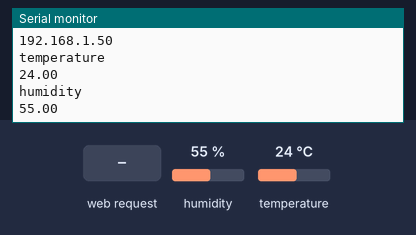
Bench run of a sketch on a simulated ESP8266 (NodeMCU). On the bench: the last lines printed to the serial monitor. Inputs (shaded band) come from the test bench; at power-on: humidity 55 %, temperature 24 °C. WiFi joins after 1.5 s; servers stay silent unless stated.

Above: at 3.2 s.
3.3 s: HTTP request GET /temperature received
At 3.9 s:
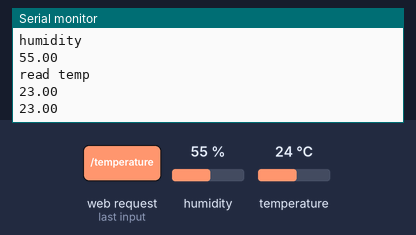
4.8 s: HTTP request GET /humidity received
At 6.3 s:
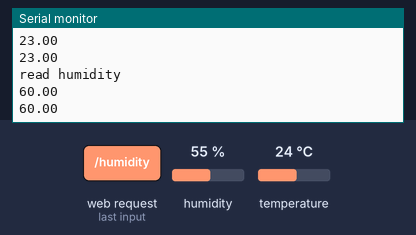
Timing chart, 0 to 7.8 s (numbered marks = the images above; inputs shaded):
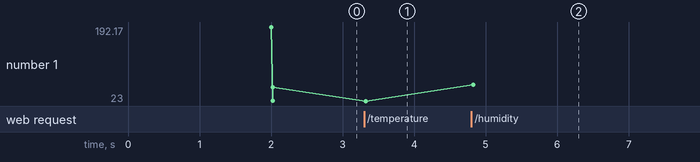

Measured:
- after the input at 3.3 s, the serial monitor: prints a new line at once (image 1)
- after the input at 4.8 s, the serial monitor: prints a new line at once (image 2)
- plotted number 1: 55 → 23 after the input at 3.3 s, 23 → 60 after the input at 4.8 s

The sketch:

dht-webserver.ino
```cpp
/*********
  Rui Santos
  Complete project details at https://randomnerdtutorials.com
*********/

// Import required libraries
#include <Arduino.h>
#include <ESP8266WiFi.h>
#include <Hash.h>
#include <ESPAsyncTCP.h>
#include <ESPAsyncWebServer.h>
#include <Adafruit_Sensor.h>
#include <DHT.h>

// Replace with your network credentials
const char* ssid = "vivo 1718";
const char* password = "satusamhu";

#define DHTPIN 5     // Digital pin connected to the DHT sensor

// Uncomment the type of sensor in use:
#define DHTTYPE    DHT11     // DHT 11
//#define DHTTYPE    DHT22     // DHT 22 (AM2302)
//#define DHTTYPE    DHT21     // DHT 21 (AM2301)

DHT dht(DHTPIN, DHTTYPE);

// Create AsyncWebServer object on port 80
AsyncWebServer server(80);


String readDHTTemperature() {

  Serial.println("read temp");

  // Sensor readings may also be up to 2 seconds 'old' (its a very slow sensor)
  // Read temperature as Celsius (the default)
  //float t = dht.readTemperature();
float t = 23;
  Serial.println(t);
  // Read temperature as Fahrenheit (isFahrenheit = true)
  //float t = dht.readTemperature(true);
  // Check if any reads failed and exit early (to try again).
  if (isnan(t)) {
    Serial.println("Failed to read from DHT sensor!");
    return "--";
  }
  else {
    Serial.println(t);
    return String(t);
  }
}

String readDHTHumidity() {
  Serial.println("read humidity");
  // Sensor readings may also be up to 2 seconds 'old' (its a very slow sensor)
  //float h = dht.readHumidity();
  float h = 60;
  Serial.println(h);
  if (isnan(h)) {
    Serial.println("Failed to read from DHT sensor!");
    return "--";
  }
  else {
    Serial.println(h);
    return String(h);
  }
}

const char index_html[] PROGMEM = R"rawliteral(
<!DOCTYPE HTML><html>
<head>
  <meta name="viewport" content="width=device-width, initial-scale=1">
  <link rel="stylesheet" href="https://use.fontawesome.com/releases/v5.7.2/css/all.css" integrity="sha384-fnmOCqbTlWIlj8LyTjo7mOUStjsKC4pOpQbqyi7RrhN7udi9RwhKkMHpvLbHG9Sr" crossorigin="anonymous">
  <style>
    html {
     font-family: Arial;
     display: inline-block;
     margin: 0px auto;
     text-align: center;
    }
    h2 { font-size: 3.0rem; }
    p { font-size: 3.0rem; }
    .units { font-size: 1.2rem; }
    .dht-labels{
      font-size: 1.5rem;
      vertical-align:middle;
      padding-bottom: 15px;
    }
  </style>
</head>
<body>
  <h2>ESP8266 DHT Server</h2>
  <p>
    <i class="fas fa-thermometer-half" style="color:#059e8a;"></i>
    <span class="dht-labels">Temperature</span>
    <span id="temperature">%TEMPERATURE%</span>
    <sup class="units">&deg;C</sup>
  </p>
  <p>
    <i class="fas fa-tint" style="color:#00add6;"></i>
    <span class="dht-labels">Humidity</span>
    <span id="humidity">%HUMIDITY%</span>
    <sup class="units">%</sup>
  </p>
</body>
<script>
setInterval(function ( ) {
  var xhttp = new XMLHttpRequest();
  xhttp.onreadystatechange = function() {
    if (this.readyState == 4 && this.status == 200) {
     // document.getElementById("temperature").innerHTML = this.responseText;
     document.getElementById("temperature").innerHTML = 75;
    }
  };
  xhttp.open("GET", "/temperature", true);
  xhttp.send();
}, 10000 ) ;

setInterval(function ( ) {
  var xhttp = new XMLHttpRequest();
  xhttp.onreadystatechange = function() {
    if (this.readyState == 4 && this.status == 200) {
     // document.getElementById("humidity").innerHTML = this.responseText;
     document.getElementById("humidity").innerHTML = 65;
    }
  };
  xhttp.open("GET", "/humidity", true);
  xhttp.send();
}, 10000 ) ;
</script>

</html>)rawliteral";

// Replaces placeholder with DHT values
String processor(const String& var){
  //Serial.println(var);
  if(var == "TEMPERATURE"){
    return readDHTTemperature();
  }
  else if(var == "HUMIDITY"){
    return readDHTHumidity();
  }
  return String();
}

void setup(){
  // Serial port for debugging purposes
  Serial.begin(115200);
  dht.begin();

  // Connect to Wi-Fi
  WiFi.begin(ssid, password);
  Serial.println("Connecting to WiFi");
  while (WiFi.status() != WL_CONNECTED) {
    delay(1000);
    Serial.println(".");
  }

  // Print ESP8266 Local IP Address
  Serial.println(WiFi.localIP());

  float t = dht.readTemperature();
  Serial.println("temperature");
  Serial.println(t);

  float h = dht.readHumidity();

  Serial.println("humidity");
  Serial.println(h);

  // Route for root / web page
  server.on("/", HTTP_GET, [](AsyncWebServerRequest *request){
    request->send_P(200, "text/html", index_html, processor);
  });
  server.on("/temperature", HTTP_GET, [](AsyncWebServerRequest *request){
    request->send_P(200, "text/plain", readDHTTemperature().c_str());
  });
  server.on("/humidity", HTTP_GET, [](AsyncWebServerRequest *request){
    request->send_P(200, "text/plain", readDHTHumidity().c_str());
  });

  // Start server
  server.begin();
}

void loop(){

}
```
